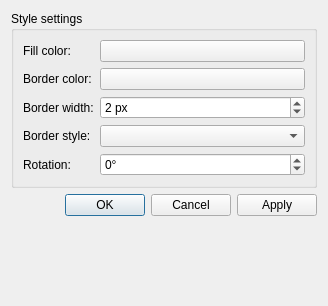
<?xml version="1.0" encoding="UTF-8"?>
<ui version="4.0">
 <class>StyleEditorDialog</class>
 <widget class="QDialog" name="StyleEditorDialog">
  <property name="geometry">
   <rect>
    <x>0</x>
    <y>0</y>
    <width>328</width>
    <height>306</height>
   </rect>
  </property>
  <property name="windowTitle">
   <string>Style editor</string>
  </property>
  <property name="styleSheet">
   <string notr="true">
QWidget {
    background-color: #fae8b7;
    color: #586e75;
}

QToolBar {
    border:0px;
}

QGraphicsView, QTextEdit, QPlainTextEdit, QTreeWidget, QListWidget, QLineEdit, QSpinBox, QComboBox {
    background-color: #fdf6e3;
}

QLabel, QMenu, QStatusBar {
  color: #586e75;
}

QMenuBar::item {
    background-color: #fae8b7;
}

QMenu::item:selected {
    color: #f2f2f2;
    background-color: #383838;
}

QToolButton:hover {
    background-color: #383838;
}

QGroupBox {
    color: #586e75;
    font: bold 12px;
    padding: 15px;
    border-style: none;
}

QAbstractScrollArea::corner {
    background: #fae8b7;
}

QScrollBar::add-page:horizontal, QScrollBar::sub-page:horizontal, QScrollBar::add-page:vertical, QScrollBar::sub-page:vertical {
  background: none;
}

QComboBox {
    selection-color: #f2f2f2;
    selection-background-color: #fae8b7;
}

QComboBox QAbstractItemView {
    background-color: #fdf6e3;
}

QDockWidget, QMenuBar, QPushButton, QToolButton, QTabWidget, QHeaderView::section {
    color: #586e75;
    font: bold 11px;
}

QTabBar {
    color: #586e75;
}

QRadioButton, QCheckBox {
  color: #586e75;
}

QRadioButton::disabled, QCheckBox::disabled {
  color: gray;
}
// bg-color=#fdf6e3
// fg-color=#586e75
// tool-bar=#fae8b7
// selection-bg=#383838 
// selection-fg=#f2f2f2
 </string>
  </property>
  <property name="modal">
   <bool>true</bool>
  </property>
  <layout class="QVBoxLayout" name="verticalLayout">
   <item>
    <widget class="QGroupBox" name="uiStyleSettingsGroupBox">
     <property name="title">
      <string>Style settings</string>
     </property>
     <layout class="QGridLayout" name="gridLayout">
      <item row="0" column="0">
       <widget class="QLabel" name="uiColorLabel">
        <property name="text">
         <string>Fill color:</string>
        </property>
       </widget>
      </item>
      <item row="0" column="1">
       <widget class="QPushButton" name="uiColorPushButton">
        <property name="text">
         <string/>
        </property>
       </widget>
      </item>
      <item row="1" column="0">
       <widget class="QLabel" name="uiBorderColorLabel">
        <property name="text">
         <string>Border color:</string>
        </property>
       </widget>
      </item>
      <item row="1" column="1">
       <widget class="QPushButton" name="uiBorderColorPushButton">
        <property name="text">
         <string/>
        </property>
       </widget>
      </item>
      <item row="2" column="0">
       <widget class="QLabel" name="uiBorderWidthLabel">
        <property name="text">
         <string>Border width:</string>
        </property>
       </widget>
      </item>
      <item row="2" column="1">
       <widget class="QSpinBox" name="uiBorderWidthSpinBox">
        <property name="suffix">
         <string> px</string>
        </property>
        <property name="minimum">
         <number>1</number>
        </property>
        <property name="maximum">
         <number>100</number>
        </property>
        <property name="value">
         <number>2</number>
        </property>
       </widget>
      </item>
      <item row="3" column="0">
       <widget class="QLabel" name="uiBorderStyleLabel">
        <property name="text">
         <string>Border style:</string>
        </property>
       </widget>
      </item>
      <item row="3" column="1">
       <widget class="QComboBox" name="uiBorderStyleComboBox"/>
      </item>
      <item row="4" column="0">
       <widget class="QLabel" name="uiRotationLabel">
        <property name="text">
         <string>Rotation:</string>
        </property>
       </widget>
      </item>
      <item row="4" column="1">
       <widget class="QSpinBox" name="uiRotationSpinBox">
        <property name="sizePolicy">
         <sizepolicy hsizetype="Expanding" vsizetype="Fixed">
          <horstretch>0</horstretch>
          <verstretch>0</verstretch>
         </sizepolicy>
        </property>
        <property name="toolTip">
         <string>Rotation can be ajusted on the scene for a selected item while
editing (notes only) with ALT and '+' (or P) / ALT and '-' (or M)</string>
        </property>
        <property name="suffix">
         <string>°</string>
        </property>
        <property name="minimum">
         <number>-360</number>
        </property>
        <property name="maximum">
         <number>360</number>
        </property>
       </widget>
      </item>
     </layout>
    </widget>
   </item>
   <item>
    <widget class="QDialogButtonBox" name="uiButtonBox">
     <property name="orientation">
      <enum>Qt::Horizontal</enum>
     </property>
     <property name="standardButtons">
      <set>QDialogButtonBox::Apply|QDialogButtonBox::Cancel|QDialogButtonBox::Ok</set>
     </property>
    </widget>
   </item>
   <item>
    <spacer name="verticalSpacer">
     <property name="orientation">
      <enum>Qt::Vertical</enum>
     </property>
     <property name="sizeHint" stdset="0">
      <size>
       <width>20</width>
       <height>40</height>
      </size>
     </property>
    </spacer>
   </item>
  </layout>
 </widget>
 <resources>
  <include location="../../resources/resources.qrc"/>
 </resources>
 <connections>
  <connection>
   <sender>uiButtonBox</sender>
   <signal>accepted()</signal>
   <receiver>StyleEditorDialog</receiver>
   <slot>accept()</slot>
   <hints>
    <hint type="sourcelabel">
     <x>248</x>
     <y>254</y>
    </hint>
    <hint type="destinationlabel">
     <x>157</x>
     <y>274</y>
    </hint>
   </hints>
  </connection>
  <connection>
   <sender>uiButtonBox</sender>
   <signal>rejected()</signal>
   <receiver>StyleEditorDialog</receiver>
   <slot>reject()</slot>
   <hints>
    <hint type="sourcelabel">
     <x>316</x>
     <y>260</y>
    </hint>
    <hint type="destinationlabel">
     <x>286</x>
     <y>274</y>
    </hint>
   </hints>
  </connection>
 </connections>
</ui>
